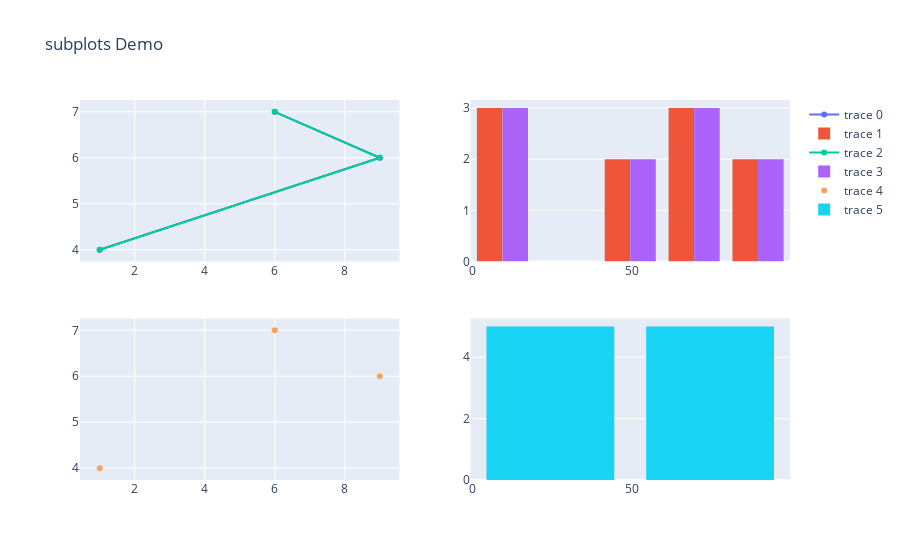

This figure's notebook cell:
### Code cell
fig.add_trace(
    go.Scatter( x = [1,9,6],y=[4,6,7]),
    row =1,
    col = 1
)
fig.add_trace(
    go.Histogram( x = [10 ,2,4,75,85,74,96,45,66,48,]),
    row =1,
    col = 2
)
fig.add_trace(
    go.Scatter( x = [1,9,6],y=[4,6,7],mode ='markers'),
    row =2,
    col = 1
)
fig.add_trace(
    go.Histogram( x = [10 ,2,4,75,85,74,96,45,66,48,]),
    row =2,
    col = 2
)

fig.update_layout(title='subplots Demo')
fig.show()

### Figure 1 — Plotly figure (JSON) as saved in the notebook; plotly's stock layout.template omitted (floating-point values rounded to 4 significant figures)
{"data": [{"type": "scatter", "x": [1, 9, 6], "xaxis": "x", "y": [4, 6, 7], "yaxis": "y"}, {"type": "histogram", "x": [10, 2, 4, 75, 85, 74, 96, 45, 66, 48], "xaxis": "x2", "yaxis": "y2"}, {"type": "scatter", "x": [1, 9, 6], "xaxis": "x", "y": [4, 6, 7], "yaxis": "y"}, {"type": "histogram", "x": [10, 2, 4, 75, 85, 74, 96, 45, 66, 48], "xaxis": "x2", "yaxis": "y2"}, {"mode": "markers", "type": "scatter", "x": [1, 9, 6], "xaxis": "x3", "y": [4, 6, 7], "yaxis": "y3"}, {"type": "histogram", "x": [10, 2, 4, 75, 85, 74, 96, 45, 66, 48], "xaxis": "x4", "yaxis": "y4"}], "layout": {"title": {"text": "subplots Demo"}, "xaxis": {"anchor": "y", "domain": [0, 0.45]}, "xaxis2": {"anchor": "y2", "domain": [0.55, 1]}, "xaxis3": {"anchor": "y3", "domain": [0, 0.45]}, "xaxis4": {"anchor": "y4", "domain": [0.55, 1]}, "yaxis": {"anchor": "x", "domain": [0.575, 1]}, "yaxis2": {"anchor": "x2", "domain": [0.575, 1]}, "yaxis3": {"anchor": "x3", "domain": [0, 0.425]}, "yaxis4": {"anchor": "x4", "domain": [0, 0.425]}}}
